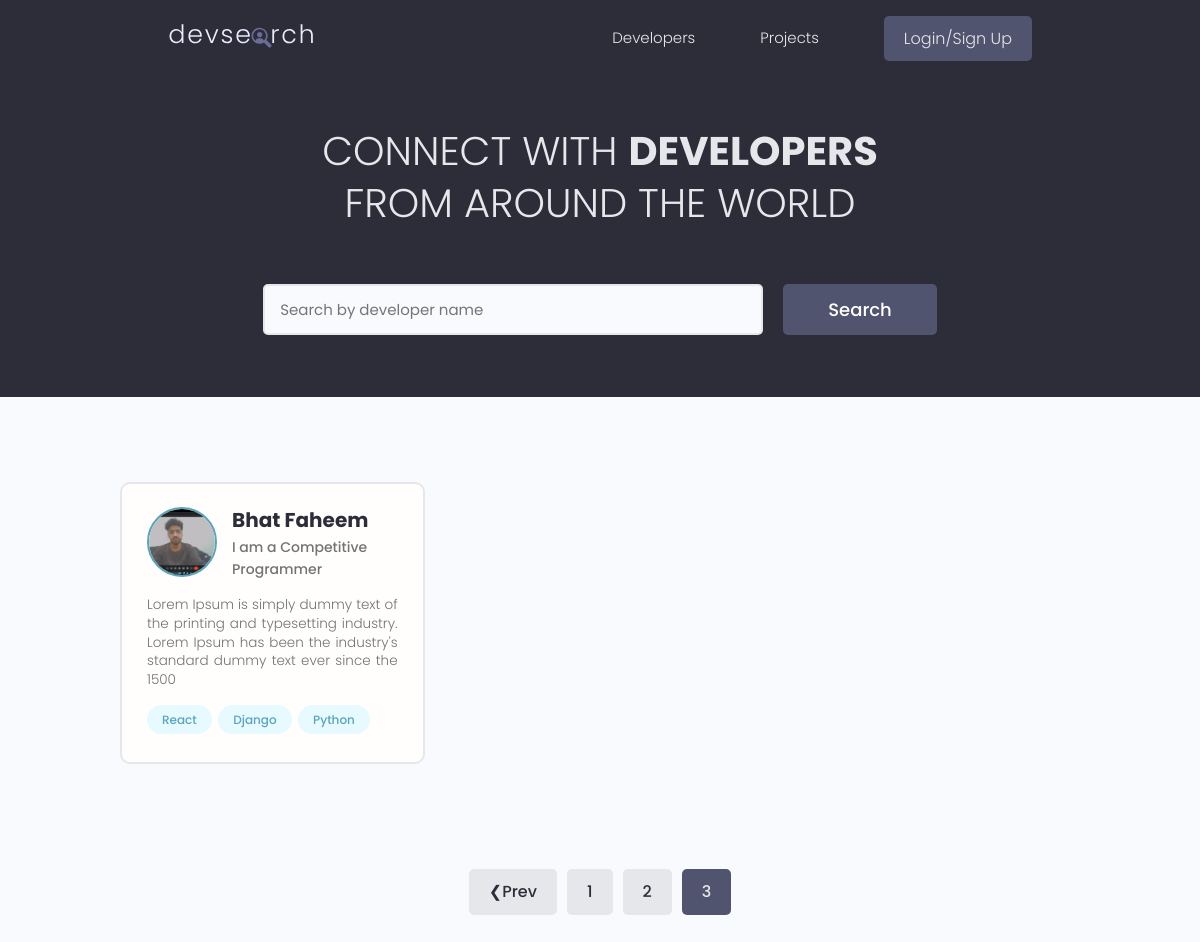
/?page=3, run on the app's committed database.
### users/models.py (models this page shows, shortened)
class Profile(models.Model):
    user = models.OneToOneField(User, on_delete=models.CASCADE, null=True, blank=True)
    name = models.CharField(max_length=200, blank=True, null=True)
    username = models.CharField(max_length=200, blank=True, null=True)
    location = models.CharField(max_length=200, blank=True, null=True)
    email = models.EmailField(max_length=500, null=True, blank=True)
    short_intro = models.CharField(max_length=200, blank=True, null=True)
    bio = models.TextField(blank=True, null=True)
    profile_img = models.ImageField(
        null=True,
        blank=True,
        upload_to="profiles/",
        default="profiles/user-default.png",
    )
    social_github = models.CharField(max_length=200, blank=True, null=True)
    social_twitter = models.CharField(max_length=200, blank=True, null=True)
    social_linkedin = models.CharField(max_length=200, blank=True, null=True)
    social_youtube = models.CharField(max_length=200, blank=True, null=True)
    social_website = models.CharField(max_length=200, blank=True, null=True)
    created = models.DateTimeField(auto_now_add=True)
    id = models.UUIDField(
        default=uuid.uuid4, unique=True, primary_key=True, editable=False
    )

class Skill(models.Model):
    owner = models.ForeignKey(Profile, on_delete=models.CASCADE, null=True, blank=True)
    name = models.CharField(max_length=200, blank=True, null=True)
    description = models.TextField(null=True, blank=True)
    created = models.DateTimeField(auto_now_add=True)
    id = models.UUIDField(
        default=uuid.uuid4, unique=True, primary_key=True, editable=False
    )
    def __str__(self):
        return str(self.name)

### users/views.py (the view)
# urls.py: path("", views.profiles, name="profiles"),
def profiles(request):
    profiles, search_query = searchProfiles(request)
    custom_range, profiles = paginationProfiles(request, profiles, 1)
    context = {
        "profiles": profiles,
        "search_query": search_query,
        "custom_range": custom_range,
    }
    return render(request, "users/profiles.html", context)

### users/utils.py (called while the page is built)
def paginationProfiles(request, profiles, results):
    page = request.GET.get("page")
    paginator = Paginator(profiles, results)
    try:
        profiles = paginator.page(page)
    except PageNotAnInteger:
        page = 1
        profiles = paginator.page(page)
    except EmptyPage:
        page = paginator.num_pages
        profiles = paginator.page(page)
    leftIndex = int(page) - 4
    if leftIndex < 1:
        leftIndex = 1
    rightIndex = int(page) + 5
    if rightIndex > paginator.num_pages:
        rightIndex = paginator.num_pages + 1
    custom_range = range(leftIndex, rightIndex)
    return custom_range, profiles

def searchProfiles(request):
    search_query = ""
    if request.GET.get("search_query"):
        search_query = request.GET.get("search_query")
    skills = Skill.objects.filter(name__icontains=search_query)
    profiles = Profile.objects.distinct().filter(
        Q(name__icontains=search_query)
        | Q(short_intro__icontains=search_query)
        | Q(skill__in=skills)
    )
    return profiles, search_query

### users/templates/users/profiles.html (shortened to what this page needs)
{% extends 'main.html' %} {% block content %}
<main class="home">
  <section class="hero-section text-center">
    <div class="container container--narrow">
      <div class="hero-section__box">
        <h2>CONNECT WITH <span>DEVELOPERS</span></h2>
        <h2>FROM AROUND THE WORLD</h2>
      </div>
      <div class="hero-section__search">
        <form
          id="searchForm"
          class="form"
          action="{% url 'profiles' %}"
          method="get"
        >
          <div class="form__field">
            <input
              class="input input--text"
              id="formInput#search"
              type="text"
              name="search_query"
              value="{{search_query}}"
              placeholder="Search by developer name"
            />
          </div>
          <input class="btn btn--sub btn--lg" type="submit" value="Search" />
        </form>
      </div>
    </div>
  </section>
  <section class="devlist">
    <div class="container">
      <div class="grid grid--three">
        {% for profile in profiles %}
        <div class="column card">
          <div class="dev">
            <a href="{% url 'user-profile' profile.id %}" class="card__body">
              <div class="dev__profile">
                <img
                  class="avatar avatar--md"
                  src="{{ profile.profile_img.url}}"
                  alt="image"
                />
                <div class="dev__meta">
                  <h3>{{profile.name}}</h3>
                  <h5>{{profile.short_intro|slice:"60"}}</h5>
                </div>
              </div>
              <p class="dev__info">{{profile.bio|slice:"150"}}</p>
              <div class="dev__skills">
                {% for skill in profile.skill_set.all|slice:"5" %}
                <span class="tag tag--pill tag--main">
                  <small>{{skill}}</small>
                </span>
                {% endfor %}
              </div>
            </a>
          </div>
        </div>
        {% endfor %}
      </div>
    </div>
  </section>
  {% include 'pagination.html' with queryset=profiles %}
</main>
{% endblock%}

### static/styles/app.css (style rules this page uses)
:root { --color-sub: #2d2d39; }
.btn--sub { background-color: var(--color-sub-light); }
.card { border: 2px solid var(--color-light); }
img { width: 100%; }
.hero-section { height: 40vh; display: flex; align-items: center; background-color: var(--color-sub); }
.hero-section__box { margin-bottom: 4rem; }
.hero-section__box > h2, .hero-section__box > h2 > span { font-size: 4rem; color: var(--color-light); line-height: 1.3; text-transform: uppercase; }
.hero-section__box > h2 { font-weight: 300; }
.hero-section__box > h2 > span { font-weight: 700; }
.hero-section__search > .form { display: flex; align-items: center; justify-content: center; gap: 2rem; }
.hero-section__search > .form input.input--text { width: 50rem; }
.devlist { margin-top: 8rem; }
.devlist .grid { align-items: stretch; }
.devlist .dev .dev__profile { display: flex; align-items: center; gap: 1.5rem; }
.devlist .dev .dev__meta h3 { color: var(--color-sub); font-size: 2rem; font-weight: 700; }
.devlist .dev .dev__meta h5 { color: var(--color-text); font-size: 1.4rem; font-weight: 500; }
.devlist .dev .dev__info { margin: 1.5rem 0; font-size: 1.35rem; line-height: 1.4; text-align: justify; }

### static/uikit/styles/modules/_variables.css (style rules this page uses)
:root { --color-main: #5aa5b9; --color-main-light: #e6faff; --color-sub: #3f4156; --color-sub-light: #51546e; --color-sub-lighter: #ededfd; --color-text: #737373; --color-gray: #8b8b8b; --color-light: #e5e7eb; --color-light-gray: #767676; --color-bg: #f8fafd; --color-white: #fffefd; --color-white-light: #f3f3f3; --color-success: #359e64; --color-success-bg: #def8e8; --color-error: #fc4b0b; --color-error-bg: #fff2ee; --font-base: 'Poppins', arial, helvetica, 'Segoe UI', roboto, ubuntu, sans-serif; --font-monospace: 'Fira Code', 'Courier New', courier, monospace; --font-regular: 300; --font-medium: 500; --font-bold: 700; --generic-shadow: 1px 1px 5px #00000010; --generic-transition: all 0.3s ease-in-out; }

### static/uikit/styles/modules/_base.css (style rules this page uses)
* { margin: 0; padding: 0; box-sizing: border-box; text-rendering: optimizeLegibility; color: inherit; font-size: inherit; }
html { font-size: 50%; }
@media only screen and (min-width: 480px) { html { font-size: 56.25%; } }
@media only screen and (min-width: 1200px) { html { font-size: 62.5%; } }
body { line-height: 1.6; font-weight: 400; font-size: 1.5rem; color: var(--color-text); background-color: var(--color-bg); min-height: 100vh; }

### static/uikit/styles/modules/_typography.css (style rules this page uses)
* { font-family: var(--font-base); }
h2 { font-size: 3.6rem; font-weight: var(--font-bold); }
h3 { font-size: 3.2rem; font-weight: var(--font-medium); }
h5 { font-size: 2.4rem; font-weight: var(--font-medium); }
h5, h6 { font-weight: var(--font-regular); }
p, span, strong { font-size: 1.6rem; color: var(--color-text); font-weight: var(--font-regular); }
a { padding-bottom: 2px; text-decoration: none; display: inline-block; color: var(--color-main); font-weight: var(--font-medium); }

### static/uikit/styles/modules/_utilities.css (style rules this page uses)
.container { width: 92%; max-width: 165rem; margin: 0 auto; box-sizing: border-box; }
.container--narrow { width: 92%; max-width: 120rem; }
@media screen and (min-width: 1000px) { .container { width: 90%; } }
@media screen and (min-width: 1000px) { .container--narrow { width: 85%; } }
@media screen and (min-width: 1200px) { .container { width: 80%; } }
@media screen and (min-width: 1200px) { .container--narrow { width: 72%; } }
.text-center { text-align: center; }

### static/uikit/styles/modules/_avatar.css (style rules this page uses)
.avatar { border-radius: 50%; border: 2px solid var(--color-main); object-fit: cover; }
.avatar--md { height: 7rem; width: 7rem; }

### static/uikit/styles/modules/_button.css (style rules this page uses)
.btn { display: inline-block; position: relative; cursor: pointer; background-color: var(--color-light); font-weight: var(--font-medium); color: var(--color-sub); text-decoration: none; padding: 1rem 2rem; border-radius: 0.5rem; border: none; width: -webkit-fit-content; width: -moz-fit-content; width: fit-content; height: -webkit-fit-content; height: -moz-fit-content; height: fit-content; font-size: 1.6rem; outline-width: 0; outline-color: transparent; -webkit-backface-visibility: hidden; backface-visibility: hidden; transition: all 0.3s ease-in-out; }
.btn--sub { background-color: var(--color-sub); color: var(--color-white); }
.btn--lg { font-size: 1.8rem; padding: 1.2rem 4.5rem; }

### static/uikit/styles/modules/_card.css (style rules this page uses)
.card { border-radius: 1rem; background-color: var(--color-white); border: 1.5px solid var(--color-light); width: auto; height: auto; margin-top: 0.5rem; margin-bottom: 0.5rem; overflow: hidden; }
.card__body, .card__header { padding: 2rem 2.5rem; }

### data on the page
Profile: profile_img (picture), name "Bhat Faheem", short_intro "I am a Competitive Programmer", bio "Lorem Ipsum is simply dummy text of the printing and typesetting industry. Lorem Ipsum has been the industry's standard dummy text ever since the 1500"
Skill: name "React"
Skill: name "Django"
Skill: name "Python"

### other printed values
{{ page }} "1" "2"
{{ page }} "3"
